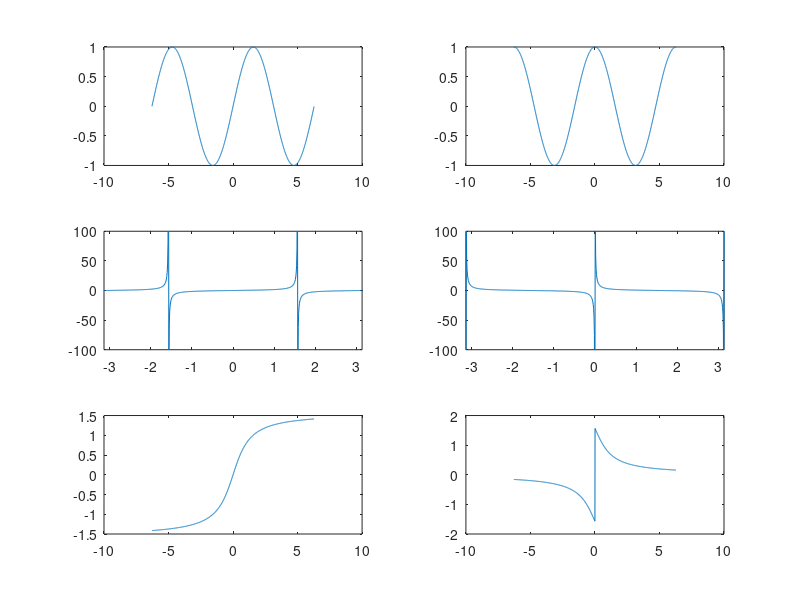

MATLAB code for this plot:
t=-2*pi:0.01:2*pi;
subplot(3,2,1)
plot(t,sin(t))
subplot(3,2,2)
plot(t,cos(t))

subplot(3,2,3)
plot(t,tan(t))
axis([-pi pi -100 100])
subplot(3,2,4)
plot(t,cot(t))
axis([-pi pi -100 100])
subplot(3,2,5)
plot(t,atan(t))
subplot(3,2,6)
plot(t,acot(t))